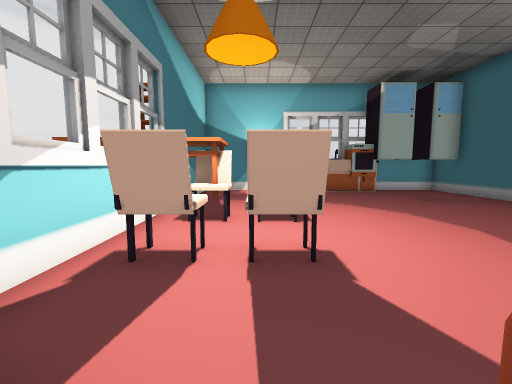
view 1 (above)

19 first-person views from a walk through a Unity game level. The camera is 1.2 m above the floor, tilts 6° down and sees 90° across. Doors are open. The floor is counted in squares, 1 m on a side. Each view is taken from the middle of a square. On the plan, view 1 faces up. The plan holds only what a view shows up to about 12 squares ahead; the rest is blank. The place goes on beyond the plan. Some surface patterns are stand-ins.

view 2
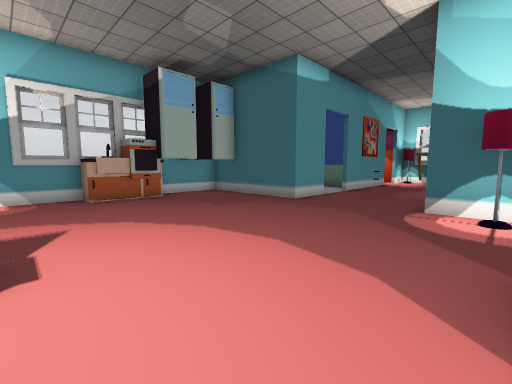

view 3
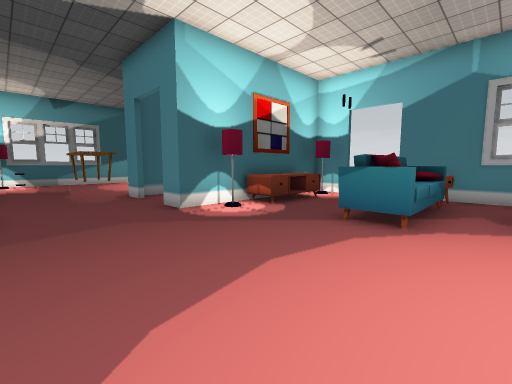

view 4
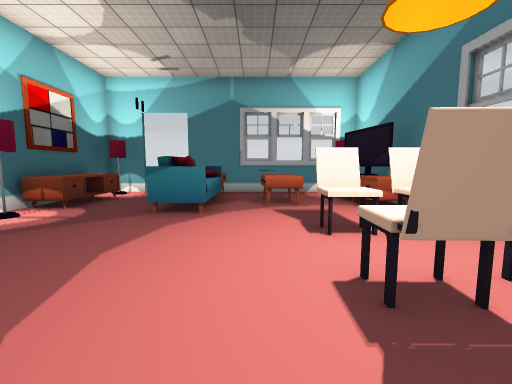

view 5
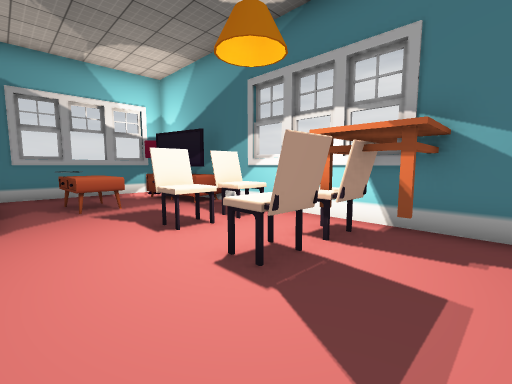

view 6
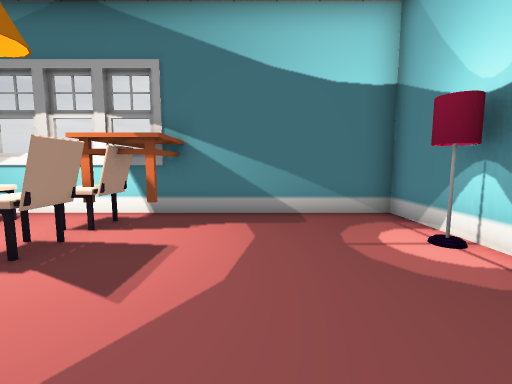

view 7
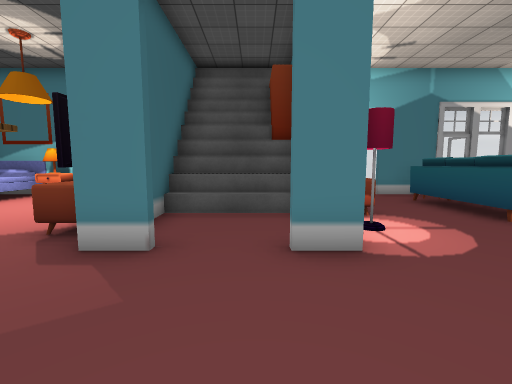

view 8
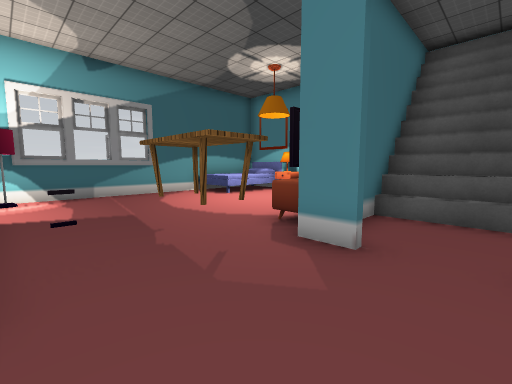

view 9
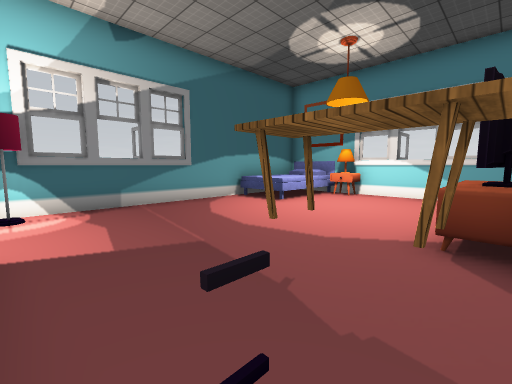

view 10
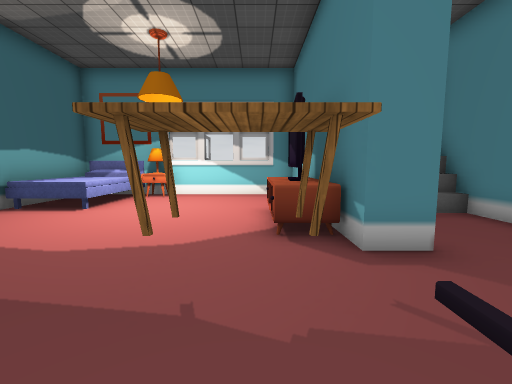

view 11
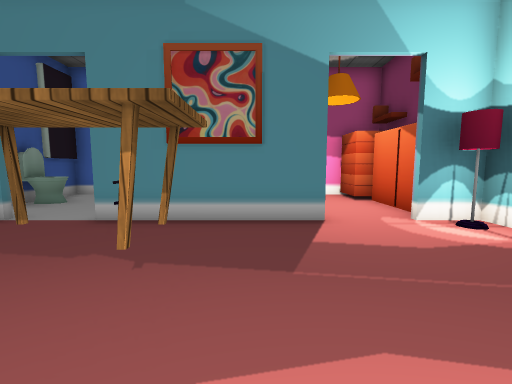

view 12
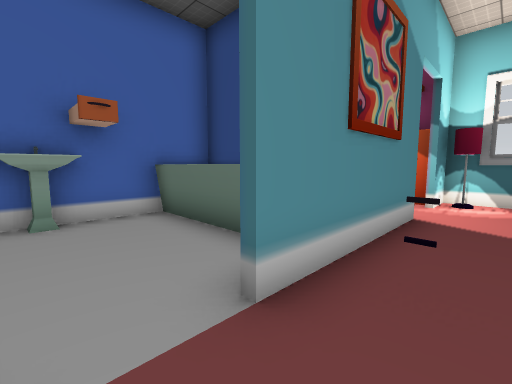

view 13
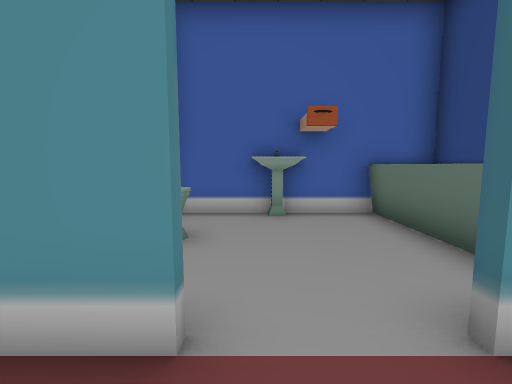

view 14
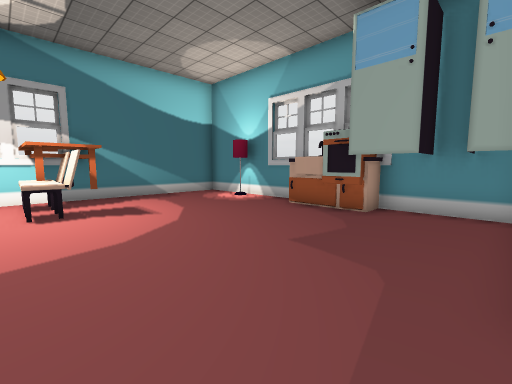

view 15
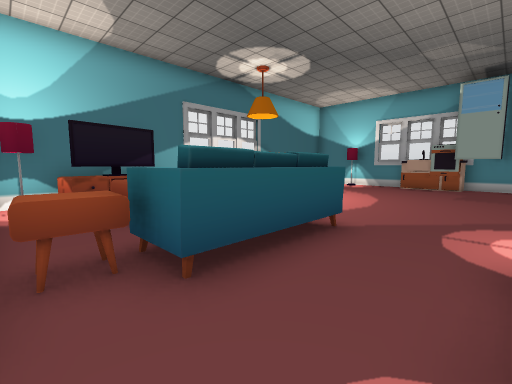

view 16
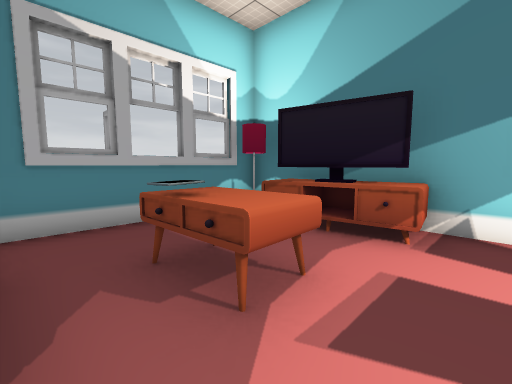

view 17
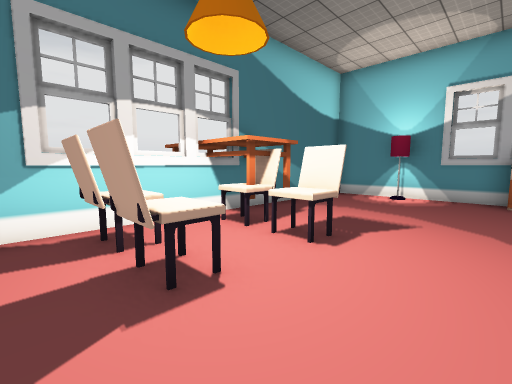

view 18
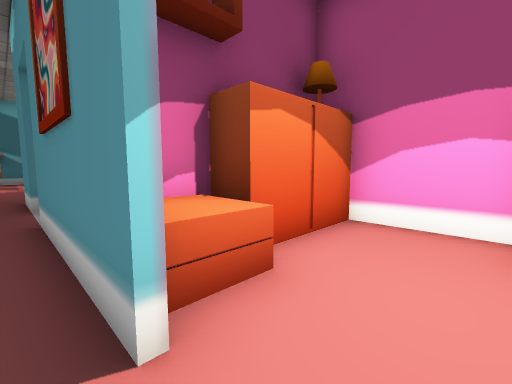

view 19
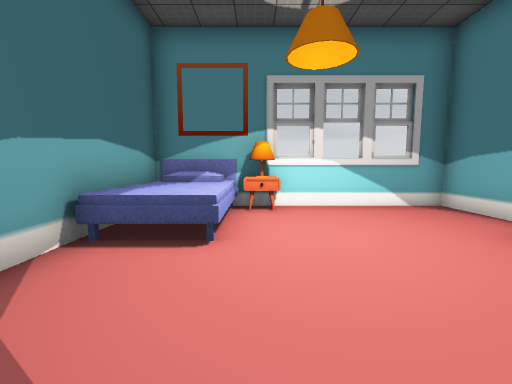

### Floor plan
Ten units are one square. View 1 is at (0, 0); x grows to the right and y downward. Boxes are objects, and circles mark ways between rooms. Rooms are numbered by the first view taken in them; rooms with no view inside come last. Other rooms are left out.
<svg viewBox="-50 -130 264 175">
<path fill="none" stroke="#000" d="M-22 -37 -28 -37M-24 -55 -24 35 50 35M41 -124 -24 -124 -24 -74M85 5 85 -35 95 -35M106 -75 85 -75 85 -115M81 -124 53 -124 53 -114 41 -114M69 35 85 35 85 24M73 -11 83 -11M-24 -10 -13 -11 -9 17 -20 19M72 4 72 -7M-15 8 -10 8M156 -75 125 -75M156 -90 156 -85M123 -15 123 -30M114 -35 125 -35 125 35 209 35 209 -75M195 -124 165 -124M87 -115 87 -108M138 -91 138 -124M154 -124 91 -124M87 -19 87 5M95 27 118 27M123 19 123 -15M115 2 124 2M95 19 123 19M95 23 121 23"/>
<rect x="-45" y="-75" width="40" height="20" fill="#bbb"><title>table</title></rect>
<rect x="-25" y="25" width="10" height="10" fill="#bbb"><title>lamp</title></rect>
<rect x="-25" y="-5" width="10" height="20" fill="#bbb"><title>TV</title></rect>
<rect x="-15" y="-15" width="10" height="10" fill="#bbb"><title>drawers</title></rect>
<rect x="-15" y="-35" width="10" height="10" fill="#bbb"><title>chair</title></rect>
<rect x="-15" y="-65" width="10" height="10" fill="#bbb"><title>chair</title></rect>
<rect x="-5" y="-35" width="20" height="10" fill="#bbb"><title>chair</title></rect>
<rect x="-5" y="-65" width="20" height="10" fill="#bbb"><title>chair</title></rect>
<rect x="-5" y="-125" width="10" height="10" fill="#bbb"><title>lamp</title></rect>
<rect x="5" y="-5" width="20" height="20" fill="#bbb"><title>phone</title></rect>
<rect x="5" y="-5" width="10" height="10" fill="#bbb"><title>table</title></rect>
<rect x="25" y="-15" width="20" height="30" fill="#bbb"><title>sofa</title></rect>
<rect x="25" y="-125" width="20" height="10" fill="#bbb"><title>sink</title></rect>
<rect x="35" y="15" width="10" height="20" fill="#bbb"><title>table</title></rect>
<rect x="55" y="-115" width="10" height="10" fill="#bbb"><title>other object</title></rect>
<rect x="65" y="5" width="10" height="10" fill="#bbb"><title>drawers</title></rect>
<rect x="65" y="-15" width="10" height="10" fill="#bbb"><title>drawers</title></rect>
<rect x="75" y="15" width="10" height="20" fill="#bbb"><title>lamp</title></rect>
<rect x="75" y="-25" width="10" height="10" fill="#bbb"><title>lamp</title></rect>
<rect x="125" y="-35" width="10" height="20" fill="#bbb"><title>TV</title></rect>
<rect x="125" y="-55" width="30" height="20" fill="#bbb"><title>table</title></rect>
<rect x="155" y="-95" width="20" height="20" fill="#bbb"><title>drawers</title></rect>
<rect x="155" y="-125" width="10" height="30" fill="#bbb"><title>cabinet</title></rect>
<rect x="175" y="25" width="10" height="10" fill="#bbb"><title>table</title></rect>
<rect x="185" y="-5" width="20" height="40" fill="#bbb"><title>bed</title></rect>
<rect x="195" y="-75" width="10" height="10" fill="#bbb"><title>lamp</title></rect>
<rect x="195" y="-105" width="10" height="30" fill="#bbb"><title>cabinet</title></rect>
<rect x="195" y="-125" width="10" height="20" fill="#bbb"><title>drawers</title></rect>
<rect x="85" y="-105" width="20" height="10" fill="#bbb"><title>toilet</title></rect>
<rect x="105" y="-125" width="20" height="10" fill="#bbb"><title>sink</title></rect>
<rect x="85" y="5" width="10" height="20" fill="#bbb"><title>cabinet</title></rect>
<circle cx="117" cy="-60" r="3" fill="#2a7"/>
<circle cx="115" cy="-80" r="3" fill="#2a7"/>
<circle cx="105" cy="-35" r="3" fill="#2a7"/>
<circle cx="120" cy="-20" r="3" fill="#2a7"/>
<text x="30" y="-50">1</text>
<text x="170" y="-40">2</text>
<text x="110" y="-100">3</text>
<text x="100" y="0">4</text>
</svg>
Room 1 opens to room 2. Room 1 opens to room 3. Room 1 opens to room 4. Room 2 opens to room 4.

Where each view was taken, in squares from view 1:
view 1: 0 up, 0 right, facing up
view 2: 2 up, 1 right, facing up-right
view 3: 7 up, 2 right, facing down-right
view 4: 8 up, 2 right, facing down
view 5: 8 up, 3 right, facing down-left
view 6: 9 up, 4 right, facing left
view 7: 7 up, 10 right, facing down
view 8: 7 up, 10 right, facing down-right
view 9: 7 up, 13 right, facing down-right
view 10: 7 up, 14 right, facing down
view 11: 2 up, 16 right, facing up
view 12: 6 up, 11 right, facing up-right
view 13: 6 up, 11 right, facing up
view 14: 5 up, 8 right, facing up-left
view 15: 3 down, 7 right, facing up-left
view 16: 2 up, 3 right, facing down-left
view 17: 2 up, 3 right, facing up-left
view 18: 7 up, 19 right, facing up-left
view 19: 4 up, 18 right, facing down
